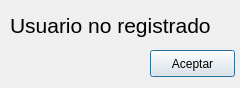
<?xml version="1.0" encoding="UTF-8"?>
<ui version="4.0">
 <class>UsuarioError</class>
 <widget class="QDialog" name="UsuarioError">
  <property name="geometry">
   <rect>
    <x>0</x>
    <y>0</y>
    <width>240</width>
    <height>88</height>
   </rect>
  </property>
  <property name="windowTitle">
   <string>Dialog</string>
  </property>
  <widget class="QLabel" name="label">
   <property name="geometry">
    <rect>
     <x>10</x>
     <y>10</y>
     <width>221</width>
     <height>31</height>
    </rect>
   </property>
   <property name="font">
    <font>
     <pointsize>16</pointsize>
    </font>
   </property>
   <property name="text">
    <string>Usuario no registrado</string>
   </property>
  </widget>
  <widget class="QPushButton" name="botonRegresaLogin">
   <property name="geometry">
    <rect>
     <x>150</x>
     <y>50</y>
     <width>85</width>
     <height>27</height>
    </rect>
   </property>
   <property name="text">
    <string>Aceptar</string>
   </property>
  </widget>
 </widget>
 <resources/>
 <connections/>
</ui>
